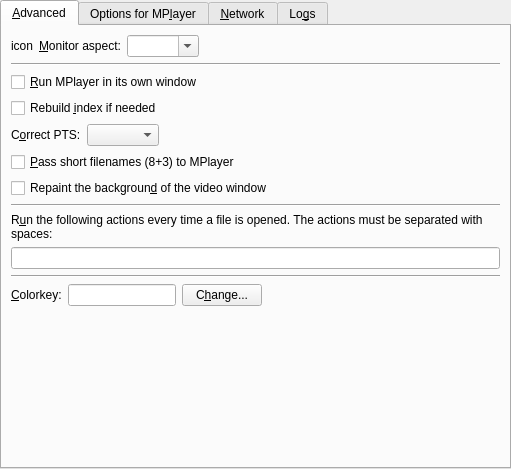
<ui version="4.0" >
 <class>PrefAdvanced</class>
 <widget class="QWidget" name="PrefAdvanced" >
  <property name="geometry" >
   <rect>
    <x>0</x>
    <y>0</y>
    <width>511</width>
    <height>469</height>
   </rect>
  </property>
  <layout class="QVBoxLayout" >
   <property name="leftMargin" >
    <number>0</number>
   </property>
   <property name="topMargin" >
    <number>0</number>
   </property>
   <property name="rightMargin" >
    <number>0</number>
   </property>
   <property name="bottomMargin" >
    <number>0</number>
   </property>
   <item>
    <widget class="QTabWidget" name="advanced_tab" >
     <property name="currentIndex" >
      <number>0</number>
     </property>
     <widget class="QWidget" name="tab1" >
      <attribute name="title" >
       <string>&amp;Advanced</string>
      </attribute>
      <layout class="QVBoxLayout" >
       <item>
        <layout class="QHBoxLayout" >
         <property name="spacing" >
          <number>6</number>
         </property>
         <property name="leftMargin" >
          <number>0</number>
         </property>
         <property name="topMargin" >
          <number>0</number>
         </property>
         <property name="rightMargin" >
          <number>0</number>
         </property>
         <property name="bottomMargin" >
          <number>0</number>
         </property>
         <item>
          <widget class="QLabel" name="monitor_aspect_icon" >
           <property name="text" >
            <string>icon</string>
           </property>
           <property name="wordWrap" >
            <bool>false</bool>
           </property>
          </widget>
         </item>
         <item>
          <widget class="QLabel" name="textLabel1_8" >
           <property name="text" >
            <string>&amp;Monitor aspect:</string>
           </property>
           <property name="wordWrap" >
            <bool>false</bool>
           </property>
           <property name="buddy" >
            <cstring>monitoraspect_combo</cstring>
           </property>
          </widget>
         </item>
         <item>
          <widget class="MyComboBox" name="monitoraspect_combo" >
           <property name="sizePolicy" >
            <sizepolicy vsizetype="Fixed" hsizetype="Preferred" >
             <horstretch>0</horstretch>
             <verstretch>0</verstretch>
            </sizepolicy>
           </property>
           <property name="editable" >
            <bool>true</bool>
           </property>
          </widget>
         </item>
         <item>
          <spacer>
           <property name="orientation" >
            <enum>Qt::Horizontal</enum>
           </property>
           <property name="sizeType" >
            <enum>QSizePolicy::Expanding</enum>
           </property>
           <property name="sizeHint" >
            <size>
             <width>190</width>
             <height>21</height>
            </size>
           </property>
          </spacer>
         </item>
        </layout>
       </item>
       <item>
        <widget class="Line" name="line_2" >
         <property name="sizePolicy" >
          <sizepolicy vsizetype="Fixed" hsizetype="Expanding" >
           <horstretch>0</horstretch>
           <verstretch>0</verstretch>
          </sizepolicy>
         </property>
         <property name="orientation" >
          <enum>Qt::Horizontal</enum>
         </property>
        </widget>
       </item>
       <item>
        <widget class="QCheckBox" name="mplayer_use_window_check" >
         <property name="text" >
          <string>&amp;Run MPlayer in its own window</string>
         </property>
        </widget>
       </item>
       <item>
        <widget class="QCheckBox" name="idx_check" >
         <property name="text" >
          <string>Rebuild &amp;index if needed</string>
         </property>
        </widget>
       </item>
       <item>
        <layout class="QHBoxLayout" >
         <item>
          <widget class="QLabel" name="label_8" >
           <property name="text" >
            <string>C&amp;orrect PTS:</string>
           </property>
           <property name="buddy" >
            <cstring>correct_pts_combo</cstring>
           </property>
          </widget>
         </item>
         <item>
          <widget class="TristateCombo" name="correct_pts_combo" />
         </item>
         <item>
          <spacer>
           <property name="orientation" >
            <enum>Qt::Horizontal</enum>
           </property>
           <property name="sizeHint" >
            <size>
             <width>40</width>
             <height>20</height>
            </size>
           </property>
          </spacer>
         </item>
        </layout>
       </item>
       <item>
        <widget class="QCheckBox" name="shortnames_check" >
         <property name="text" >
          <string>&amp;Pass short filenames (8+3) to MPlayer</string>
         </property>
        </widget>
       </item>
       <item>
        <widget class="QCheckBox" name="repaint_video_background_check" >
         <property name="text" >
          <string>Repaint the backgroun&amp;d of the video window</string>
         </property>
        </widget>
       </item>
       <item>
        <widget class="Line" name="line_3" >
         <property name="sizePolicy" >
          <sizepolicy vsizetype="Fixed" hsizetype="Expanding" >
           <horstretch>0</horstretch>
           <verstretch>0</verstretch>
          </sizepolicy>
         </property>
         <property name="orientation" >
          <enum>Qt::Horizontal</enum>
         </property>
        </widget>
       </item>
       <item>
        <widget class="QLabel" name="label_7" >
         <property name="text" >
          <string>R&amp;un the following actions every time a file is opened. The actions must be separated with spaces:</string>
         </property>
         <property name="wordWrap" >
          <bool>true</bool>
         </property>
         <property name="buddy" >
          <cstring>actions_to_run_edit</cstring>
         </property>
        </widget>
       </item>
       <item>
        <widget class="QLineEdit" name="actions_to_run_edit" />
       </item>
       <item>
        <widget class="Line" name="line" >
         <property name="sizePolicy" >
          <sizepolicy vsizetype="Fixed" hsizetype="Expanding" >
           <horstretch>0</horstretch>
           <verstretch>0</verstretch>
          </sizepolicy>
         </property>
         <property name="orientation" >
          <enum>Qt::Horizontal</enum>
         </property>
        </widget>
       </item>
       <item>
        <layout class="QHBoxLayout" >
         <property name="spacing" >
          <number>6</number>
         </property>
         <property name="leftMargin" >
          <number>0</number>
         </property>
         <property name="topMargin" >
          <number>0</number>
         </property>
         <property name="rightMargin" >
          <number>0</number>
         </property>
         <property name="bottomMargin" >
          <number>0</number>
         </property>
         <item>
          <widget class="QLabel" name="colorkey_label" >
           <property name="text" >
            <string>&amp;Colorkey:</string>
           </property>
           <property name="wordWrap" >
            <bool>false</bool>
           </property>
           <property name="buddy" >
            <cstring>colorkey_view</cstring>
           </property>
          </widget>
         </item>
         <item>
          <widget class="QLineEdit" name="colorkey_view" >
           <property name="sizePolicy" >
            <sizepolicy vsizetype="Fixed" hsizetype="Minimum" >
             <horstretch>0</horstretch>
             <verstretch>0</verstretch>
            </sizepolicy>
           </property>
          </widget>
         </item>
         <item>
          <widget class="QPushButton" name="changeButton" >
           <property name="text" >
            <string>C&amp;hange...</string>
           </property>
          </widget>
         </item>
         <item>
          <spacer>
           <property name="orientation" >
            <enum>Qt::Horizontal</enum>
           </property>
           <property name="sizeType" >
            <enum>QSizePolicy::Expanding</enum>
           </property>
           <property name="sizeHint" >
            <size>
             <width>131</width>
             <height>21</height>
            </size>
           </property>
          </spacer>
         </item>
        </layout>
       </item>
       <item>
        <spacer>
         <property name="orientation" >
          <enum>Qt::Vertical</enum>
         </property>
         <property name="sizeType" >
          <enum>QSizePolicy::Expanding</enum>
         </property>
         <property name="sizeHint" >
          <size>
           <width>489</width>
           <height>51</height>
          </size>
         </property>
        </spacer>
       </item>
      </layout>
     </widget>
     <widget class="QWidget" name="tab2" >
      <attribute name="title" >
       <string>Options for MP&amp;layer</string>
      </attribute>
      <layout class="QVBoxLayout" >
       <property name="spacing" >
        <number>6</number>
       </property>
       <property name="leftMargin" >
        <number>9</number>
       </property>
       <property name="topMargin" >
        <number>9</number>
       </property>
       <property name="rightMargin" >
        <number>9</number>
       </property>
       <property name="bottomMargin" >
        <number>9</number>
       </property>
       <item>
        <widget class="QLabel" name="textLabel3_2" >
         <property name="text" >
          <string>Here you can pass extra options to MPlayer.
Write them separated by spaces.
Example: -flip -nosound</string>
         </property>
         <property name="alignment" >
          <set>Qt::AlignVCenter</set>
         </property>
         <property name="wordWrap" >
          <bool>false</bool>
         </property>
        </widget>
       </item>
       <item>
        <layout class="QHBoxLayout" >
         <property name="spacing" >
          <number>6</number>
         </property>
         <property name="leftMargin" >
          <number>0</number>
         </property>
         <property name="topMargin" >
          <number>0</number>
         </property>
         <property name="rightMargin" >
          <number>0</number>
         </property>
         <property name="bottomMargin" >
          <number>0</number>
         </property>
         <item>
          <widget class="QLabel" name="textLabel1_3" >
           <property name="text" >
            <string>&amp;Options:</string>
           </property>
           <property name="wordWrap" >
            <bool>false</bool>
           </property>
           <property name="buddy" >
            <cstring>mplayer_args_edit</cstring>
           </property>
          </widget>
         </item>
         <item>
          <widget class="QLineEdit" name="mplayer_args_edit" />
         </item>
        </layout>
       </item>
       <item>
        <widget class="Line" name="line2" >
         <property name="sizePolicy" >
          <sizepolicy vsizetype="Fixed" hsizetype="Expanding" >
           <horstretch>0</horstretch>
           <verstretch>0</verstretch>
          </sizepolicy>
         </property>
         <property name="frameShape" >
          <enum>QFrame::HLine</enum>
         </property>
         <property name="frameShadow" >
          <enum>QFrame::Sunken</enum>
         </property>
         <property name="orientation" >
          <enum>Qt::Horizontal</enum>
         </property>
        </widget>
       </item>
       <item>
        <widget class="QLabel" name="textLabel4_2" >
         <property name="text" >
          <string>You can also pass additional video filters.
Separate them with ",". Do not use spaces!
Example: scale=512:-2,eq2=1.1</string>
         </property>
         <property name="alignment" >
          <set>Qt::AlignVCenter</set>
         </property>
         <property name="wordWrap" >
          <bool>false</bool>
         </property>
        </widget>
       </item>
       <item>
        <layout class="QHBoxLayout" >
         <property name="spacing" >
          <number>6</number>
         </property>
         <property name="leftMargin" >
          <number>0</number>
         </property>
         <property name="topMargin" >
          <number>0</number>
         </property>
         <property name="rightMargin" >
          <number>0</number>
         </property>
         <property name="bottomMargin" >
          <number>0</number>
         </property>
         <item>
          <widget class="QLabel" name="textLabel2_3" >
           <property name="text" >
            <string>V&amp;ideo filters:</string>
           </property>
           <property name="wordWrap" >
            <bool>false</bool>
           </property>
           <property name="buddy" >
            <cstring>mplayer_vfilters_edit</cstring>
           </property>
          </widget>
         </item>
         <item>
          <widget class="QLineEdit" name="mplayer_vfilters_edit" />
         </item>
        </layout>
       </item>
       <item>
        <widget class="Line" name="line3" >
         <property name="sizePolicy" >
          <sizepolicy vsizetype="Fixed" hsizetype="Expanding" >
           <horstretch>0</horstretch>
           <verstretch>0</verstretch>
          </sizepolicy>
         </property>
         <property name="frameShape" >
          <enum>QFrame::HLine</enum>
         </property>
         <property name="frameShadow" >
          <enum>QFrame::Sunken</enum>
         </property>
         <property name="orientation" >
          <enum>Qt::Horizontal</enum>
         </property>
        </widget>
       </item>
       <item>
        <widget class="QLabel" name="textLabel5_2" >
         <property name="text" >
          <string>And finally audio filters. Same rule as for video filters.
Example: resample=44100:0:0,volnorm</string>
         </property>
         <property name="alignment" >
          <set>Qt::AlignVCenter</set>
         </property>
         <property name="wordWrap" >
          <bool>false</bool>
         </property>
        </widget>
       </item>
       <item>
        <layout class="QHBoxLayout" >
         <property name="spacing" >
          <number>6</number>
         </property>
         <property name="leftMargin" >
          <number>0</number>
         </property>
         <property name="topMargin" >
          <number>0</number>
         </property>
         <property name="rightMargin" >
          <number>0</number>
         </property>
         <property name="bottomMargin" >
          <number>0</number>
         </property>
         <item>
          <widget class="QLabel" name="textLabel3_3" >
           <property name="text" >
            <string>Audio &amp;filters:</string>
           </property>
           <property name="wordWrap" >
            <bool>false</bool>
           </property>
           <property name="buddy" >
            <cstring>mplayer_afilters_edit</cstring>
           </property>
          </widget>
         </item>
         <item>
          <widget class="QLineEdit" name="mplayer_afilters_edit" />
         </item>
        </layout>
       </item>
       <item>
        <spacer>
         <property name="orientation" >
          <enum>Qt::Vertical</enum>
         </property>
         <property name="sizeHint" >
          <size>
           <width>20</width>
           <height>40</height>
          </size>
         </property>
        </spacer>
       </item>
      </layout>
     </widget>
     <widget class="QWidget" name="tab_proxy" >
      <attribute name="title" >
       <string>&amp;Network</string>
      </attribute>
      <layout class="QVBoxLayout" >
       <item>
        <widget class="QGroupBox" name="internet_connection_groupbox" >
         <property name="title" >
          <string>Network Connection</string>
         </property>
         <layout class="QVBoxLayout" >
          <property name="spacing" >
           <number>6</number>
          </property>
          <property name="leftMargin" >
           <number>9</number>
          </property>
          <property name="topMargin" >
           <number>9</number>
          </property>
          <property name="rightMargin" >
           <number>9</number>
          </property>
          <property name="bottomMargin" >
           <number>9</number>
          </property>
          <item>
           <widget class="QRadioButton" name="ipv4_button" >
            <property name="text" >
             <string>IPv&amp;4</string>
            </property>
           </widget>
          </item>
          <item>
           <widget class="QRadioButton" name="ipv6_button" >
            <property name="text" >
             <string>IPv&amp;6</string>
            </property>
           </widget>
          </item>
         </layout>
        </widget>
       </item>
       <item>
        <spacer>
         <property name="orientation" >
          <enum>Qt::Vertical</enum>
         </property>
         <property name="sizeHint" >
          <size>
           <width>458</width>
           <height>31</height>
          </size>
         </property>
        </spacer>
       </item>
      </layout>
     </widget>
     <widget class="QWidget" name="tab4" >
      <attribute name="title" >
       <string>Lo&amp;gs</string>
      </attribute>
      <layout class="QVBoxLayout" >
       <item>
        <widget class="QCheckBox" name="log_smplayer_check" >
         <property name="text" >
          <string>Log &amp;SMPlayer output</string>
         </property>
        </widget>
       </item>
       <item>
        <widget class="QWidget" native="1" name="smplayer_log_container" >
         <property name="enabled" >
          <bool>false</bool>
         </property>
         <layout class="QHBoxLayout" >
          <property name="leftMargin" >
           <number>0</number>
          </property>
          <property name="topMargin" >
           <number>0</number>
          </property>
          <property name="rightMargin" >
           <number>0</number>
          </property>
          <property name="bottomMargin" >
           <number>0</number>
          </property>
          <item>
           <spacer>
            <property name="orientation" >
             <enum>Qt::Horizontal</enum>
            </property>
            <property name="sizeType" >
             <enum>QSizePolicy::Fixed</enum>
            </property>
            <property name="sizeHint" >
             <size>
              <width>21</width>
              <height>41</height>
             </size>
            </property>
           </spacer>
          </item>
          <item>
           <widget class="QCheckBox" name="log_smplayer_save_check" >
            <property name="text" >
             <string>Sa&amp;ve SMPlayer log to a file</string>
            </property>
           </widget>
          </item>
         </layout>
        </widget>
       </item>
       <item>
        <widget class="QCheckBox" name="log_mplayer_check" >
         <property name="text" >
          <string>Log MPlayer &amp;output</string>
         </property>
        </widget>
       </item>
       <item>
        <widget class="QWidget" native="1" name="mplayer_log_container" >
         <property name="enabled" >
          <bool>false</bool>
         </property>
         <layout class="QGridLayout" >
          <property name="leftMargin" >
           <number>0</number>
          </property>
          <property name="topMargin" >
           <number>0</number>
          </property>
          <property name="rightMargin" >
           <number>0</number>
          </property>
          <property name="bottomMargin" >
           <number>0</number>
          </property>
          <item rowspan="3" row="0" column="0" >
           <spacer>
            <property name="orientation" >
             <enum>Qt::Horizontal</enum>
            </property>
            <property name="sizeType" >
             <enum>QSizePolicy::Fixed</enum>
            </property>
            <property name="sizeHint" >
             <size>
              <width>21</width>
              <height>61</height>
             </size>
            </property>
           </spacer>
          </item>
          <item row="0" column="1" >
           <widget class="QCheckBox" name="verbose_check" >
            <property name="text" >
             <string>&amp;Verbose</string>
            </property>
           </widget>
          </item>
          <item row="1" column="1" >
           <widget class="QCheckBox" name="log_mplayer_save_check" >
            <property name="text" >
             <string>A&amp;utosave MPlayer log to file</string>
            </property>
           </widget>
          </item>
          <item row="2" column="1" >
           <widget class="QLineEdit" name="log_mplayer_save_name" >
            <property name="enabled" >
             <bool>false</bool>
            </property>
           </widget>
          </item>
         </layout>
        </widget>
       </item>
       <item>
        <widget class="Line" name="line8_2" >
         <property name="sizePolicy" >
          <sizepolicy vsizetype="Fixed" hsizetype="Expanding" >
           <horstretch>0</horstretch>
           <verstretch>0</verstretch>
          </sizepolicy>
         </property>
         <property name="frameShape" >
          <enum>QFrame::HLine</enum>
         </property>
         <property name="frameShadow" >
          <enum>QFrame::Sunken</enum>
         </property>
         <property name="orientation" >
          <enum>Qt::Horizontal</enum>
         </property>
        </widget>
       </item>
       <item>
        <widget class="QLabel" name="textLabel1_17" >
         <property name="text" >
          <string>This option is mainly intended for debugging the application.</string>
         </property>
         <property name="wordWrap" >
          <bool>false</bool>
         </property>
        </widget>
       </item>
       <item>
        <widget class="QLabel" name="textLabel2_10" >
         <property name="text" >
          <string>&amp;Filter for SMPlayer logs:</string>
         </property>
         <property name="wordWrap" >
          <bool>false</bool>
         </property>
         <property name="buddy" >
          <cstring>log_filter_edit</cstring>
         </property>
        </widget>
       </item>
       <item>
        <widget class="QLineEdit" name="log_filter_edit" />
       </item>
       <item>
        <spacer>
         <property name="orientation" >
          <enum>Qt::Vertical</enum>
         </property>
         <property name="sizeHint" >
          <size>
           <width>489</width>
           <height>184</height>
          </size>
         </property>
        </spacer>
       </item>
      </layout>
     </widget>
    </widget>
   </item>
  </layout>
 </widget>
 <customwidgets>
  <customwidget>
   <class>MyComboBox</class>
   <extends>QComboBox</extends>
   <header>mycombobox.h</header>
  </customwidget>
  <customwidget>
   <class>TristateCombo</class>
   <extends>QComboBox</extends>
   <header>tristatecombo.h</header>
  </customwidget>
 </customwidgets>
 <tabstops>
  <tabstop>advanced_tab</tabstop>
  <tabstop>monitoraspect_combo</tabstop>
  <tabstop>mplayer_use_window_check</tabstop>
  <tabstop>idx_check</tabstop>
  <tabstop>correct_pts_combo</tabstop>
  <tabstop>shortnames_check</tabstop>
  <tabstop>repaint_video_background_check</tabstop>
  <tabstop>actions_to_run_edit</tabstop>
  <tabstop>colorkey_view</tabstop>
  <tabstop>changeButton</tabstop>
  <tabstop>mplayer_args_edit</tabstop>
  <tabstop>mplayer_vfilters_edit</tabstop>
  <tabstop>mplayer_afilters_edit</tabstop>
  <tabstop>ipv4_button</tabstop>
  <tabstop>ipv6_button</tabstop>
  <tabstop>log_smplayer_check</tabstop>
  <tabstop>log_smplayer_save_check</tabstop>
  <tabstop>log_mplayer_check</tabstop>
  <tabstop>verbose_check</tabstop>
  <tabstop>log_mplayer_save_check</tabstop>
  <tabstop>log_mplayer_save_name</tabstop>
  <tabstop>log_filter_edit</tabstop>
 </tabstops>
 <resources/>
 <connections>
  <connection>
   <sender>log_mplayer_save_check</sender>
   <signal>toggled(bool)</signal>
   <receiver>log_mplayer_save_name</receiver>
   <slot>setEnabled(bool)</slot>
   <hints>
    <hint type="sourcelabel" >
     <x>249</x>
     <y>180</y>
    </hint>
    <hint type="destinationlabel" >
     <x>279</x>
     <y>174</y>
    </hint>
   </hints>
  </connection>
  <connection>
   <sender>log_mplayer_check</sender>
   <signal>toggled(bool)</signal>
   <receiver>mplayer_log_container</receiver>
   <slot>setEnabled(bool)</slot>
   <hints>
    <hint type="sourcelabel" >
     <x>255</x>
     <y>73</y>
    </hint>
    <hint type="destinationlabel" >
     <x>255</x>
     <y>143</y>
    </hint>
   </hints>
  </connection>
  <connection>
   <sender>log_smplayer_check</sender>
   <signal>toggled(bool)</signal>
   <receiver>smplayer_log_container</receiver>
   <slot>setEnabled(bool)</slot>
   <hints>
    <hint type="sourcelabel" >
     <x>255</x>
     <y>47</y>
    </hint>
    <hint type="destinationlabel" >
     <x>255</x>
     <y>86</y>
    </hint>
   </hints>
  </connection>
 </connections>
</ui>
